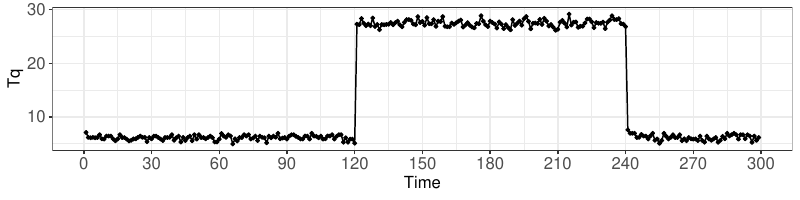

Generate this figure with R:
library(ggplot2)
library(scales)
library(doBy)
library(reshape2)


data = read.table("index.txt", header=T)


pdf("speed.pdf", width=8, height=2)
g.root <- ggplot(subset(data, Node=='gw-1')) +
  geom_point(aes (x=Time, y=t05), size=1) +
  geom_line(aes (x=Time, y=t05), size=0.5) +
  ylab("Tq") +
  scale_x_continuous(breaks=seq(0, 300, 30)) +
  theme_bw() + 
  theme(plot.title=element_text(size=12,hjust=0.5),axis.title=element_text(size=12),axis.text=element_text(size=12),legend.text=element_text(size=12), legend.title=element_blank())
print(g.root)

g.root <- ggplot(subset(data, Node=='gw-8')) +
  geom_point(aes (x=Time, y=apa), size=1) +
  geom_line(aes (x=Time, y=apa), size=0.5) +
  ylab("attack") +
  scale_x_continuous(breaks=seq(0, 300, 30))+
  scale_y_continuous(breaks=seq(0, 1, 1))+
  # scale_y_discrete("", labels = c("0"="Normal","1"="Attack"))+
  theme_bw() + 
  theme(plot.title=element_text(size=12,hjust=0.5),axis.title=element_text(size=12),axis.text=element_text(size=12),legend.text=element_text(size=12), legend.title=element_blank())
print(g.root)

# g.root <- ggplot(subset(data, Node=='gw-16')) +
#   geom_point(aes (x=Time, y=apa), size=1) +
#   geom_line(aes (x=Time, y=apa), size=0.5) +
#   ylab("attack") +
#   scale_x_continuous(breaks=seq(0, 300, 30))+
#   scale_y_continuous(breaks=seq(0, 1, 1))+
#   # scale_y_discrete("", labels = c("0"="Normal","1"="Attack"))+
#   theme_bw() + 
#   theme(plot.title=element_text(size=12,hjust=0.5),axis.title=element_text(size=12),axis.text=element_text(size=12),legend.text=element_text(size=12), legend.title=element_blank())
# print(g.root)

h = 0.4
g.root <- ggplot(subset(data, Node=='gw-16')) +
  geom_point(aes (x=Time, y=cusum), size=1) +
  geom_line(aes (x=Time, y=cusum), size=0.5) +
  ylab("attack") +
  scale_x_continuous(breaks=seq(0, 300, 30))+
  scale_y_continuous(breaks=seq(0, 1, 1))+
  theme_bw() + 
  theme(plot.title=element_text(size=12,hjust=0.5),axis.title=element_text(size=12),axis.text=element_text(size=12),legend.text=element_text(size=12), legend.title=element_blank())
print(g.root)

# g.root <- ggplot(subset(data, Node=='gw-9')) +
#   geom_point(aes (x=Time, y=(m_cusum>h)), size=1) +
#   geom_line(aes (x=Time, y=(m_cusum>h)), size=0.5) +
#   ylab("attack") +
#   scale_x_continuous(breaks=seq(0, 300, 30))+
#   # scale_y_continuous(breaks=seq(0, 1, 1))+
#   theme_bw() + 
#   theme(plot.title=element_text(size=12,hjust=0.5),axis.title=element_text(size=12),axis.text=element_text(size=12),legend.text=element_text(size=12), legend.title=element_blank())
# print(g.root)

# g.root <- ggplot(subset(data, Node=='gw-16')) +
#   geom_point(aes (x=Time, y=(m_cusum>h)), size=1) +
#   geom_line(aes (x=Time, y=(m_cusum>h)), size=0.5) +
#   ylab("attack") +
#   scale_x_continuous(breaks=seq(0, 300, 30))+
#   # scale_y_continuous(breaks=seq(0, 1, 1))+
#   theme_bw() + 
#   theme(plot.title=element_text(size=12,hjust=0.5),axis.title=element_text(size=12),axis.text=element_text(size=12),legend.text=element_text(size=12), legend.title=element_blank())
# print(g.root)
